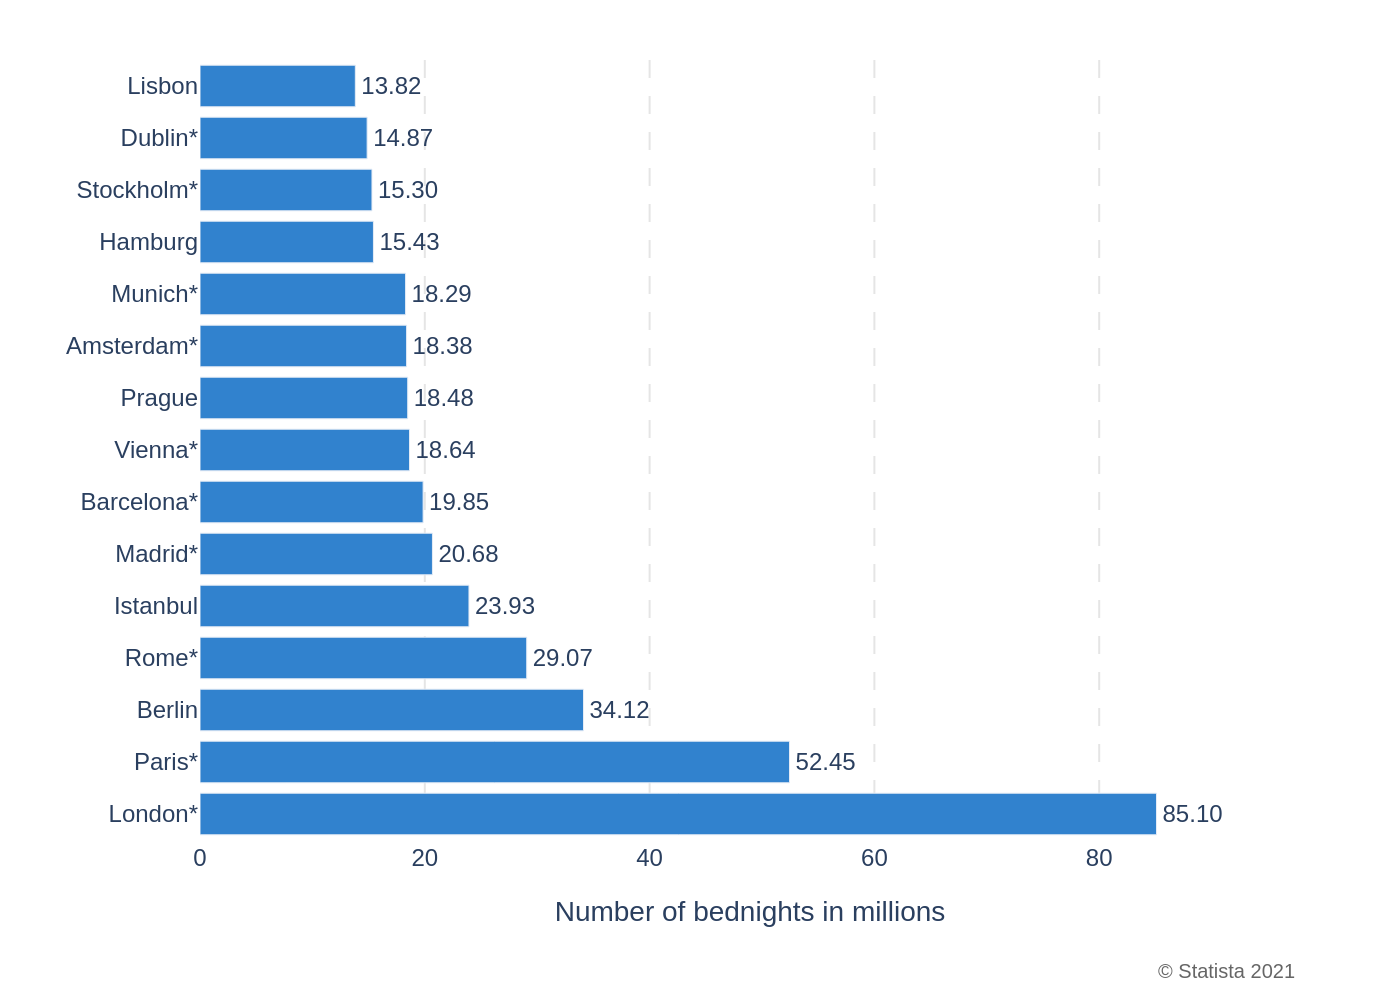

The script that drew this image:
import sys
import json
import plotly.graph_objects as go
import os

if len(sys.argv) != 2:
    print("Usage: python <script_name>.py <json_file_path>")
    sys.exit(1)

json_file_path = sys.argv[1]

try:
    with open(json_file_path, 'r', encoding='utf-8') as f:
        chart_info = json.load(f)
except FileNotFoundError:
    print(f"Error: JSON file not found at '{json_file_path}'")
    sys.exit(1)
except json.JSONDecodeError:
    print(f"Error: Could not decode JSON from '{json_file_path}'")
    sys.exit(1)

chart_data = chart_info.get('chart_data', [])
texts = chart_info.get('texts', {})
colors = chart_info.get('colors', [])

categories = [item['category'] for item in chart_data]
values = [item['value'] for item in chart_data]

fig = go.Figure()

fig.add_trace(go.Bar(
    y=categories,
    x=values,
    orientation='h',
    marker_color=colors[0] if colors else '#3182CE',
    text=values,
    textposition='outside',
    texttemplate='%{text:.2f}',
    cliponaxis=False 
))

fig.update_layout(
    font=dict(family="Arial", size=12),
    plot_bgcolor='white',
    paper_bgcolor='white',
    showlegend=False,
    xaxis=dict(
        title=texts.get('x_axis_title'),
        showgrid=True,
        gridcolor='#E5E5E5',
        griddash='dash',
        zeroline=False,
        range=[0, max(values) * 1.15]
    ),
    yaxis=dict(
        title=texts.get('y_axis_title'),
        autorange="reversed",
        showgrid=False,
        zeroline=False,
        ticks='',
        automargin=True
    ),
    margin=dict(l=100, r=50, t=30, b=80),
    annotations=[
        dict(
            text=texts.get('source'),
            showarrow=False,
            xref='paper',
            yref='paper',
            x=1,
            y=-0.15,
            xanchor='right',
            yanchor='top',
            font=dict(size=10, color='#666666')
        )
    ]
)
# Set autorange reversed after adding data to ensure correct order
fig.update_yaxes(categoryorder='array', categoryarray=categories)


base_filename = os.path.splitext(os.path.basename(json_file_path))[0]
output_filename = f"{base_filename}.png"

fig.write_image(output_filename, scale=2)

print(f"Chart saved to {output_filename}")
